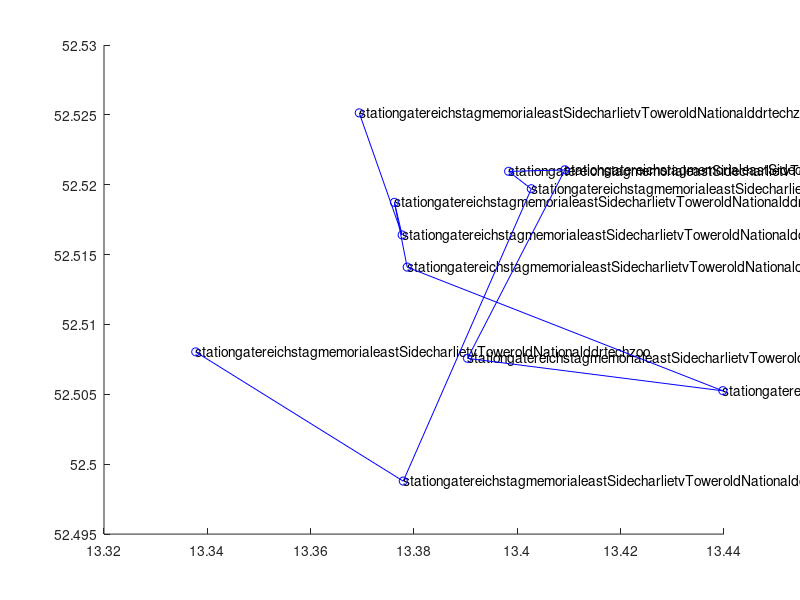

Source code (MATLAB): (Note: this script raises an error after producing the figure.)
%All Sights used in Berlin as Data-Structures
centralStation = struct("y", 52.52514262794553, "x", 13.369401998549902, ...
    "id", 1, "price", 0, "pop", 0, "duration", 0, "name", "station");
brandenburgGate = struct("y", 52.51640515728868, "x", 13.377704098549703, ...
    "id", 2, "price", 0, "pop", 1, "duration", 30, "name", "gate");
reichstagBuilding = struct("y", 52.51873769328525, "x", 13.376208656220577, ...
    "id", 3, "price", 0, "pop", 2, "duration", 120, "name", "reichstag");
memorial = struct("y", 52.514104081035704, "x", 13.378680512043356, ...
    "id", 4, "price", 0, "pop", 3, "duration", 30, "name", "memorial");
eastSideGallery = struct("y", 52.505257448032204, "x", 13.439771749277382, ...
    "id", 5, "price", 0, "pop", 4, "duration", 45, "name", "eastSide");
checkpointCharlie = struct("y", 52.5075750694616, "x", 13.390364769714038, ...
    "id", 6, "price", 0, "pop", 10, "duration", 45, "name", "charlie");
tvTower = struct("y", 52.521069579218974, "x", 13.40920452184171, ...
    "id", 7, "price", 20.5, "pop", 8, "duration", 120, "name", "tvTower");
oldNationalGallery = struct("y", 52.52096052837539, "x", 13.398309983208197, ...
    "id", 8, "price", 10, "pop", 6, "duration", 150, "name", "oldNational");
ddrMuseum = struct("y", 52.51971144874204, "x", 13.402700296701948, ...
    "id", 9, "price", 9.8, "pop", 9, "duration", 90, "name", "ddr");
techMuseum = struct("y", 52.498789620642924, "x", 13.377916785055444, ...
    "id", 10, "price", 8, "pop", 5, "duration", 180, "name", "tech");
zoo = struct("y", 52.508037121902355, "x", 13.337754698549514, ...
    "id", 11, "price", 16, "pop", 7, "duration", 150, "name", "zoo");

%destCities contains all City-structs above
destSights = [centralStation,brandenburgGate,reichstagBuilding,...
    memorial,eastSideGallery,checkpointCharlie,tvTower,oldNationalGallery...
    ddrMuseum,techMuseum,zoo];

%Output all cities in console
%for city = destSights
    %disp(city)
%end

figure(1);
text([destSights(:).x],[destSights(:).y],[destSights(:).name])
hold on;
plot([destSights(:).x],[destSights(:).y],'bo-')


%                               Algorithm Edit Comments
% For variable and param explanation please visit TSP_ACO
%    SETTING PARAMS     %
% exploit vs explore
q_0 = .2770;
numAnts = 200;
beta = 1;
maxIts = 200;
Q = 1;
rho = .4817;

params = struct('q_0', q_0, 'numAnts', numAnts, 'beta', beta, 'Q', Q, 'rho', rho);

fprintf('Running Berlin Sightseeing Optimization on  %i Sights with the following parameters:\n', length(destSights));
disp(params);
% Tau will be populated dynamically, blank for now
tau = ones(length(destSights),length(destSights));
% Eta is a static matrix based on a known heuristic with known inputs
% so we can simply populate it now in advance
eta = genEta(destSights);

% Creates an ititial path
bestPath = 1:length(destSights);
bestScore = scorePath(bestPath, destSights);
fprintf('Initial Score: %f', bestScore);
numIts = 1;
scores = zeros(1, maxIts);

while numIts < maxIts;
	% for ant_k in colony
	for ant_k = 1:numAnts
		
		% Init empty path and place ant_k at a random starting index
		path = zeros(1, length(destSights));
		currInd = 1;
		path(currInd) = randi(length(destSights));
		
		% Need to track of where we have not been
		unvisited = 1:length(destSights);
		unvisited(path(1)) = [];
		
		
		% While ant has not visited all cities
		for currInd = 1:(length(destSights) - 1)
			r = path(currInd);
			
			% Here we find the destination city s
			if (rand < q_0)
				[~, sInd] = max(tau(r, unvisited) .* eta(r, unvisited).^beta);
				s = unvisited(sInd);
			else
				vec = tau(r, unvisited) .* (eta(r, unvisited).^beta);
				probs = vec ./ sum(vec);
				
				% Sometimes prob vec is a zero vector, giving nans. In
				% this case they are all equally bad so we choose 1st
				if any(isnan(probs))
					sInd = 1;
				else
					
					% Draws the city to visit based on the above probabilities:
					%    The ways this works is that the ith element of probs
					%    defines the probability of selecting ith element of
					%    unvisited array. Thus if we want to draw an element
					%    based on this distribution, we treat the probabilities
					%    as a partitioning of the unit interval. We then choose
					%    a partition by generating a random number and then
					%    selecting the interval in which the number lies. By
					%    taking the cumulative sum of the probabilities, we get
					%    the partitions of the unit interval. We then compare
					%    this to the random number, the first nonzero element
					%    of the resulting logical array is the chosen element
					%    of the unvisited array
					sInd = find(cumsum(probs) > rand, 1);
				end
				s = unvisited(sInd);
			end
			
			% Add s to the path and remove it from the unvisited list
			path(currInd + 1) =  s;
			unvisited(sInd) = [];
		end
		
		score = scorePath(path, destSights);
		if (score < bestScore)
			bestScore = score;
			bestPath = path;
		end
		
		% Now we need to update tau with the pheromones left by this ant:
		toCities = circshift(path, [0,1]);
		% 		tau(sub2ind([numCities numCities], path, toCities)) = tau(sub2ind([numCities numCities], path, toCities)) +  Q / score;
		
		for ind = 1:length(destSights)
			fromCity = path(ind);
			toCity = toCities(ind);
			tau(fromCity, toCity) = tau(fromCity, toCity) + Q / score;
		end
    end
	scores(numIts) = bestScore;
	% Perform the pheromone evaporation
	tau = (1 - rho) * tau;
	
	numIts = numIts + 1;
end

%//Display best score at the end.
disp(bestScore);
figure(2);
text([destSights(:).x],[destSights(:).y],[destSights(:).name])
hold on;
plot([destSights(bestPath).x destSights(bestPath(1)).x],  [destSights(bestPath).y destSights(bestPath(1)).y], 'bo-');

%//Commented out score figure as not important for now
%figure(3);
%plot(1:maxIts, scores);
